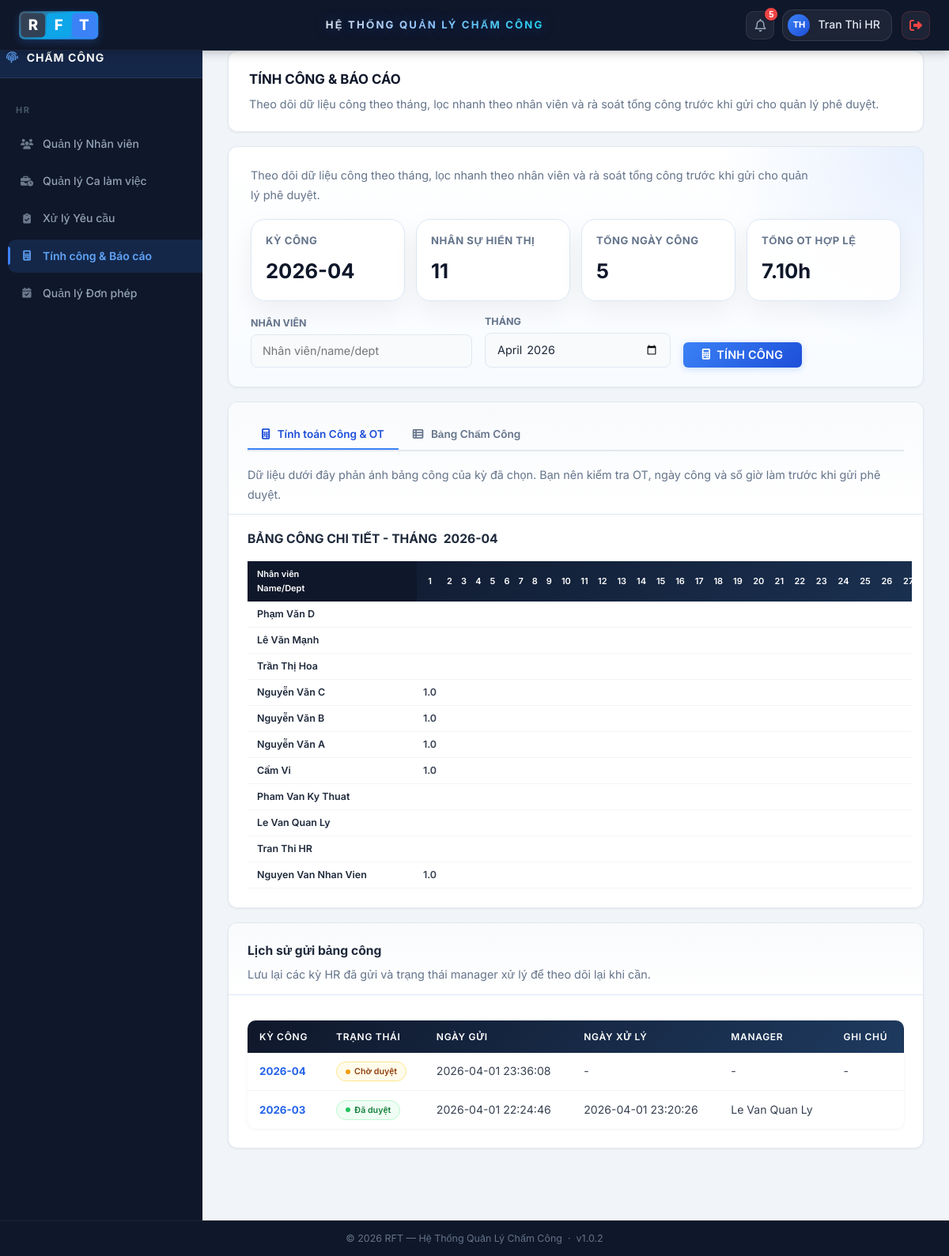
Page /index.php?page=tinh-cong&month=2026-04 (signed in) on the committed database.
### tables this page shows
CREATE TABLE `nguoidung` (
  `maND` int(11) NOT NULL,
  `maTK` int(11) NOT NULL,
  `hoTen` varchar(120) NOT NULL,
  `email` varchar(120) DEFAULT NULL,
  `soDienThoai` varchar(20) DEFAULT NULL,
  `chucVu` enum('Nhân viên','Bộ phận Nhân sự','Quản lý / Ban lãnh đạo','Bộ phận Kỹ thuật') NOT NULL DEFAULT 'Nhân viên',
  `phongBan` varchar(100) DEFAULT NULL,
  `trangThai` tinyint(1) NOT NULL DEFAULT 1,
  `created_at` datetime NOT NULL DEFAULT current_timestamp(),
  `updated_at` datetime DEFAULT NULL ON UPDATE current_timestamp()
);

CREATE TABLE `attendance_monthly_approval` (
  `id` int(11) NOT NULL,
  `month_key` char(7) NOT NULL COMMENT 'YYYY-MM',
  `hr_sender_id` int(11) NOT NULL,
  `manager_approver_id` int(11) DEFAULT NULL,
  `status` enum('draft','submitted','approved','rejected') NOT NULL DEFAULT 'draft',
  `submitted_at` datetime DEFAULT NULL,
  `approved_at` datetime DEFAULT NULL,
  `note` varchar(255) DEFAULT NULL,
  `created_at` datetime NOT NULL DEFAULT current_timestamp(),
  `updated_at` datetime DEFAULT NULL ON UPDATE current_timestamp(),
  `department` varchar(120) NOT NULL DEFAULT ''
);

### app/views/chamcong/tinhcong.php (the view, shortened to what the rows shown need)
<?php
$approvalHistory = $approvalHistory ?? [];
$selectedMonth = $selectedMonth ?? date('Y-m');
?>
<?php include 'app/views/layouts/header.php'; ?>
<div class="main-container">
    <div class="dashboard-container">
        <div class="panel">
            <h2 style="border:none;padding:0;margin:0 0 6px;">TÍNH CÔNG & BÁO CÁO</h2>
        </div>
            <div class="panel payroll-board">
                <div class="payroll-board-body">
                    <div class="tab-content active" id="tab-tinhcong">
                        <div class="attendance-grid-wrapper">
                            <table class="attendance-grid" id="attendance-detail-grid">
                                <thead id="attendance-grid-head">
                                    <tr>
                                        <th>Nhân viên<br>Name/Dept</th>
                                        <?php for ($d = 1; $d <= 31; $d++): ?>
                                            <th><?= $d ?></th>
                                        <?php endfor; ?>
                                    </tr>
                                </thead>
                                <tbody id="attendance-grid-body">
                                    <?php if (!empty($salaryRows)): ?>
                                        <?php foreach ($salaryRows as $row): ?>
                                            <tr>
                                                <td><?= htmlspecialchars($row['hoTen'] ?? '') ?></td>
                                                <?php
                                                $yearMonth = $selectedMonth;
                                                $lastDay = (int)date('t', strtotime($yearMonth . '-01'));
                                                for ($d = 1; $d <= 31; $d++):
                                                    if ($d > $lastDay) {
                                                        echo '<td class="day-n"></td>';
                                                    } else {
                                                        $dateStr = sprintf('%s-%02d', $yearMonth, $d);
                                                        $dayData = $row['daily_breakdown'][$dateStr] ?? null;
                                                        $workValue = $dayData ? (float)($dayData['work_value'] ?? 0) : 0;
                                                        $valStr = $workValue > 0 ? ($workValue == 1.0 ? '1.0' : '0.5') : '';
                                                        $cls = $workValue > 0 ? 'day-val' : 'day-n';
                                                        echo '<td class="' . $cls . '">' . htmlspecialchars($valStr) . '</td>';
                                                    }
                                                endfor;
                                                ?>
                                            </tr>
                                        <?php endforeach; ?>
                                    <?php else: ?>
                                        <tr><td colspan="33" class="empty-state">Không có dữ liệu chấm công.</td></tr>
                                    <?php endif; ?>
                                </tbody>
                            </table>
                        </div>
                    </div>
                </div>
            </div>
            <div class="panel approval-history-panel">
                <div class="approval-history-body">
                    <table class="table">
                        <thead>
                            <tr>
                                <th>Kỳ công</th>
                                <th>Trạng thái</th>
                                <th>Ngày gửi</th>
                                <th>Ngày xử lý</th>
                                <th>Manager</th>
                                <th>Ghi chú</th>
                            </tr>
                        </thead>
                        <tbody id="approval-history-body">
                            <?php if (!empty($approvalHistory)): ?>
                                <?php foreach ($approvalHistory as $row): ?>
                                    <?php
                                    $status = strtolower((string)($row['status'] ?? 'submitted'));
                                    $statusClass = $status === 'approved' ? 'status-approved' : ($status === 'rejected' ? 'status-rejected' : 'status-pending');
                                    $statusLabel = $status === 'approved' ? 'Đã duyệt' : ($status === 'rejected' ? 'Đã trả về' : 'Chờ duyệt');
                                    ?>
                                    <tr>
                                        <td>
                                            <button type="button" class="history-detail-trigger js-history-detail" data-id="<?= (int)($row['id'] ?? 0) ?>">
                                                <?= htmlspecialchars((string)($row['month_key'] ?? '')) ?>
                                            </button>
                                        </td>
                                        <td><span class="status-badge <?= $statusClass ?>"><?= htmlspecialchars($statusLabel) ?></span></td>
                                        <td><?= htmlspecialchars((string)($row['submitted_at'] ?? '')) ?></td>
                                        <td><?= htmlspecialchars((string)($row['approved_at'] ?? '-')) ?></td>
                                        <td><?= htmlspecialchars((string)($row['approver_name'] ?? '-')) ?></td>
                                        <td><?= htmlspecialchars((string)($row['note'] ?? '-')) ?></td>
                                    </tr>
                                <?php endforeach; ?>
                            <?php else: ?>
                                <tr><td colspan="6" class="empty-state">Chưa có lịch sử gửi bảng công.</td></tr>
                            <?php endif; ?>
                        </tbody>
                    </table>
                </div>
            </div>
        </div>
    </div>
<?php include 'app/views/layouts/footer.php'; ?>

### rows in the picture
nguoidung: hoTen "Phạm Văn D"
nguoidung: hoTen "Lê Văn Mạnh"
nguoidung: hoTen "Trần Thị Hoa"
nguoidung: hoTen "Nguyễn Văn B", valStr "1.0"
nguoidung: hoTen "Nguyễn Văn A", valStr "1.0"
nguoidung: hoTen "Pham Van Ky Thuat"
nguoidung: hoTen "Le Van Quan Ly"
nguoidung: hoTen "Tran Thi HR"
attendance_monthly_approval: month_key "2026-04", status "Chờ duyệt", submitted_at "2026-04-01 23:36:08", approved_at "-", approver_name "-", note "-"
attendance_monthly_approval: month_key "2026-03", status "Đã duyệt", submitted_at "2026-04-01 22:24:46", approved_at "2026-04-01 23:20:26", manager_approver.hoTen "Le Van Quan Ly"

### other values in the picture
$notificationCount "5"
mb_strtoupper($initials) "TH"
$tenHienThi "Tran Thi HR"
$roleLabels[$role] "HR"
$menu['label'] "Quản lý Nhân viên"
$menu['label'] "Quản lý Ca làm việc"
$menu['label'] "Xử lý Yêu cầu"
$menu['label'] "Tính công & Báo cáo"
$menu['label'] "Quản lý Đơn phép"
$summaryEmployees "11"
$summaryWorkDays "5"
$summaryOtHours "7.10"
$row['hoTen'] "Nguyễn Văn C"
$valStr "1.0"
$row['hoTen'] "Cẩm Vi"
